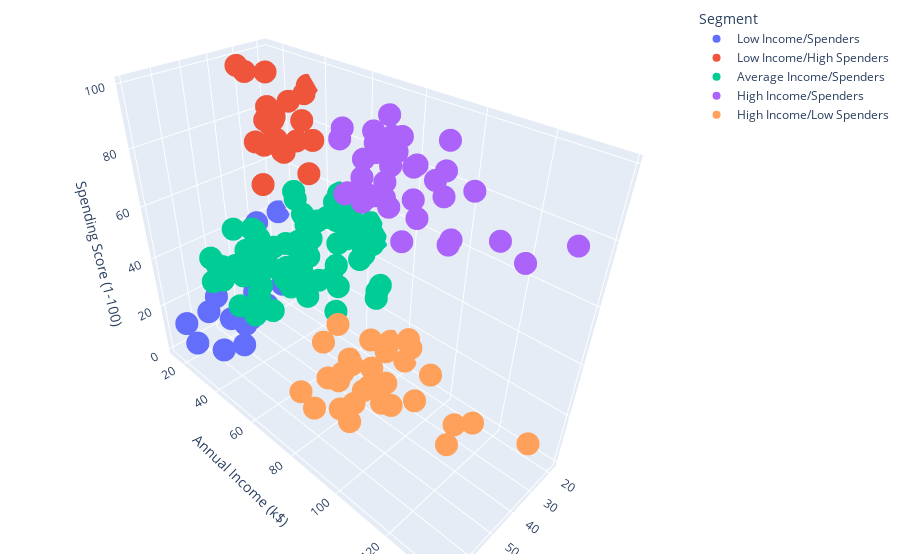

The code cell stored with this chart in its notebook:
### Code cell
import plotly.express as px

fig = px.scatter_3d(df_segm_pca, x='Age', y='Annual Income (k$)', z='Spending Score (1-100)',
              color='Segment',size_max=18)
fig.update_layout(margin=dict(l=6, r=6, b=6, t=6))

### Figure 1 — Plotly figure (JSON) as saved in the notebook; plotly's stock layout.template omitted (floating-point values rounded to 4 significant figures)
{"data": [{"hovertemplate": "Segment=Low Income/Spenders<br>Age=%{x}<br>Annual Income (k$)=%{y}<br>Spending Score (1-100)=%{z}<extra></extra>", "legendgroup": "Low Income/Spenders", "marker": {"color": "#636efa", "symbol": "circle"}, "mode": "markers", "name": "Low Income/Spenders", "scene": "scene", "showlegend": true, "type": "scatter3d", "x": [19, 20, 31, 35, 64, 67, 58, 37, 35, 52, 35, 46, 54, 45, 40, 60, 53, 49, 42, 36, 65, 48, 49], "y": [15, 16, 17, 18, 19, 19, 20, 20, 21, 23, 24, 25, 28, 28, 29, 30, 33, 33, 34, 37, 38, 39, 39], "z": [39, 6, 40, 6, 3, 14, 15, 13, 35, 29, 35, 5, 14, 32, 31, 4, 4, 14, 17, 26, 35, 36, 28]}, {"hovertemplate": "Segment=Low Income/High Spenders<br>Age=%{x}<br>Annual Income (k$)=%{y}<br>Spending Score (1-100)=%{z}<extra></extra>", "legendgroup": "Low Income/High Spenders", "marker": {"color": "#EF553B", "symbol": "circle"}, "mode": "markers", "name": "Low Income/High Spenders", "scene": "scene", "showlegend": true, "type": "scatter3d", "x": [21, 23, 22, 23, 30, 35, 24, 22, 20, 35, 25, 31, 29, 35, 23, 21, 18, 21, 30, 20, 24, 24], "y": [15, 16, 17, 18, 19, 19, 20, 20, 21, 23, 24, 25, 28, 28, 29, 30, 33, 33, 34, 37, 38, 39], "z": [81, 77, 76, 94, 72, 99, 77, 79, 66, 98, 73, 73, 82, 61, 87, 73, 92, 81, 73, 75, 92, 65]}, {"hovertemplate": "Segment=Average Income/Spenders<br>Age=%{x}<br>Annual Income (k$)=%{y}<br>Spending Score (1-100)=%{z}<extra></extra>", "legendgroup": "Average Income/Spenders", "marker": {"color": "#00cc96", "symbol": "circle"}, "mode": "markers", "name": "Average Income/Spenders", "scene": "scene", "showlegend": true, "type": "scatter3d", "x": [31, 50, 27, 29, 31, 49, 33, 31, 59, 50, 47, 51, 69, 27, 53, 70, 19, 67, 54, 63, 18, 43, 68, 19, 32, 70, 47, 60, 60, 59, 26, 45, 40, 23, 49, 57, 38, 67, 46, 21, 48, 55, 22, 34, 50, 68, 18, 48, 40, 32, 24, 47, 27, 48, 20, 23, 49, 67, 26, 49, 21, 66, 54, 68, 66, 65, 19, 38, 19, 18, 19, 63, 49, 51, 50, 27, 38, 40, 23, 43, 25, 28], "y": [39, 40, 40, 40, 40, 42, 42, 43, 43, 43, 43, 44, 44, 46, 46, 46, 46, 47, 47, 48, 48, 48, 48, 48, 48, 49, 49, 50, 50, 54, 54, 54, 54, 54, 54, 54, 54, 54, 54, 54, 54, 57, 57, 58, 58, 59, 59, 60, 60, 60, 60, 60, 60, 61, 61, 62, 62, 62, 62, 62, 62, 63, 63, 63, 63, 63, 63, 64, 64, 65, 65, 65, 65, 67, 67, 67, 67, 69, 70, 71, 72, 76], "z": [61, 55, 47, 42, 42, 52, 60, 54, 60, 45, 41, 50, 46, 51, 46, 56, 55, 52, 59, 51, 59, 50, 48, 59, 47, 55, 42, 49, 56, 47, 54, 53, 48, 52, 42, 51, 55, 41, 44, 57, 46, 58, 55, 60, 46, 55, 41, 49, 40, 42, 52, 47, 50, 42, 49, 41, 48, 59, 55, 56, 42, 50, 46, 43, 48, 52, 54, 42, 46, 48, 50, 43, 59, 43, 57, 56, 40, 58, 29, 35, 34, 40]}, {"hovertemplate": "Segment=High Income/Spenders<br>Age=%{x}<br>Annual Income (k$)=%{y}<br>Spending Score (1-100)=%{z}<extra></extra>", "legendgroup": "High Income/Spenders", "marker": {"color": "#ab63fa", "symbol": "circle"}, "mode": "markers", "name": "High Income/Spenders", "scene": "scene", "showlegend": true, "type": "scatter3d", "x": [39, 31, 40, 38, 39, 31, 29, 32, 35, 32, 32, 28, 32, 34, 39, 38, 27, 30, 30, 29, 31, 36, 33, 32, 28, 36, 30, 27, 35, 32, 29, 30, 28, 36, 32, 38, 35, 32, 30], "y": [69, 70, 71, 71, 71, 72, 73, 73, 74, 75, 76, 77, 77, 78, 78, 78, 78, 78, 78, 79, 81, 85, 86, 87, 87, 87, 88, 88, 93, 97, 98, 99, 101, 103, 103, 113, 120, 126, 137], "z": [91, 77, 95, 75, 75, 71, 88, 73, 72, 93, 87, 97, 74, 90, 88, 76, 89, 78, 73, 83, 93, 75, 95, 63, 75, 92, 86, 69, 90, 86, 88, 97, 68, 85, 69, 91, 79, 74, 83]}, {"hovertemplate": "Segment=High Income/Low Spenders<br>Age=%{x}<br>Annual Income (k$)=%{y}<br>Spending Score (1-100)=%{z}<extra></extra>", "legendgroup": "High Income/Low Spenders", "marker": {"color": "#FFA15A", "symbol": "circle"}, "mode": "markers", "name": "High Income/Low Spenders", "scene": "scene", "showlegend": true, "type": "scatter3d", "x": [59, 47, 20, 44, 19, 57, 25, 48, 34, 43, 44, 47, 37, 34, 56, 19, 50, 42, 36, 40, 36, 52, 58, 59, 37, 46, 41, 54, 41, 34, 33, 47, 45, 32], "y": [71, 71, 73, 73, 74, 75, 77, 77, 78, 78, 78, 78, 78, 78, 79, 81, 85, 86, 87, 87, 87, 88, 88, 93, 97, 98, 99, 101, 103, 103, 113, 120, 126, 137], "z": [11, 9, 5, 7, 10, 5, 12, 36, 22, 17, 20, 16, 1, 1, 35, 5, 26, 20, 27, 13, 10, 13, 15, 14, 32, 15, 39, 24, 17, 23, 8, 16, 28, 18]}], "layout": {"legend": {"title": {"text": "Segment"}, "tracegroupgap": 0}, "margin": {"b": 6, "l": 6, "r": 6, "t": 6}, "scene": {"domain": {"x": [0, 1], "y": [0, 1]}, "xaxis": {"title": {"text": "Age"}}, "yaxis": {"title": {"text": "Annual Income (k$)"}}, "zaxis": {"title": {"text": "Spending Score (1-100)"}}}}}
